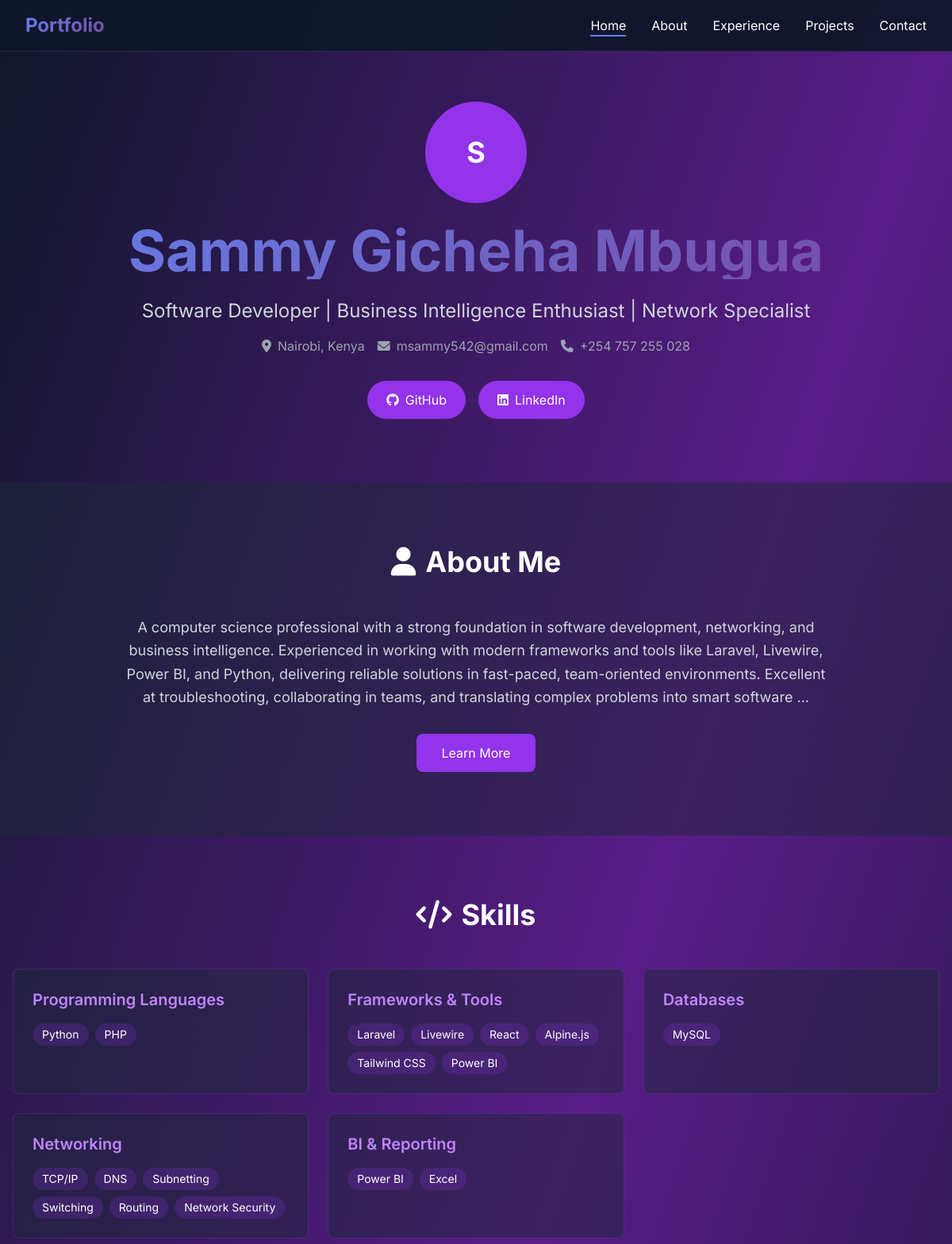
The app's page / (upper part), older data.
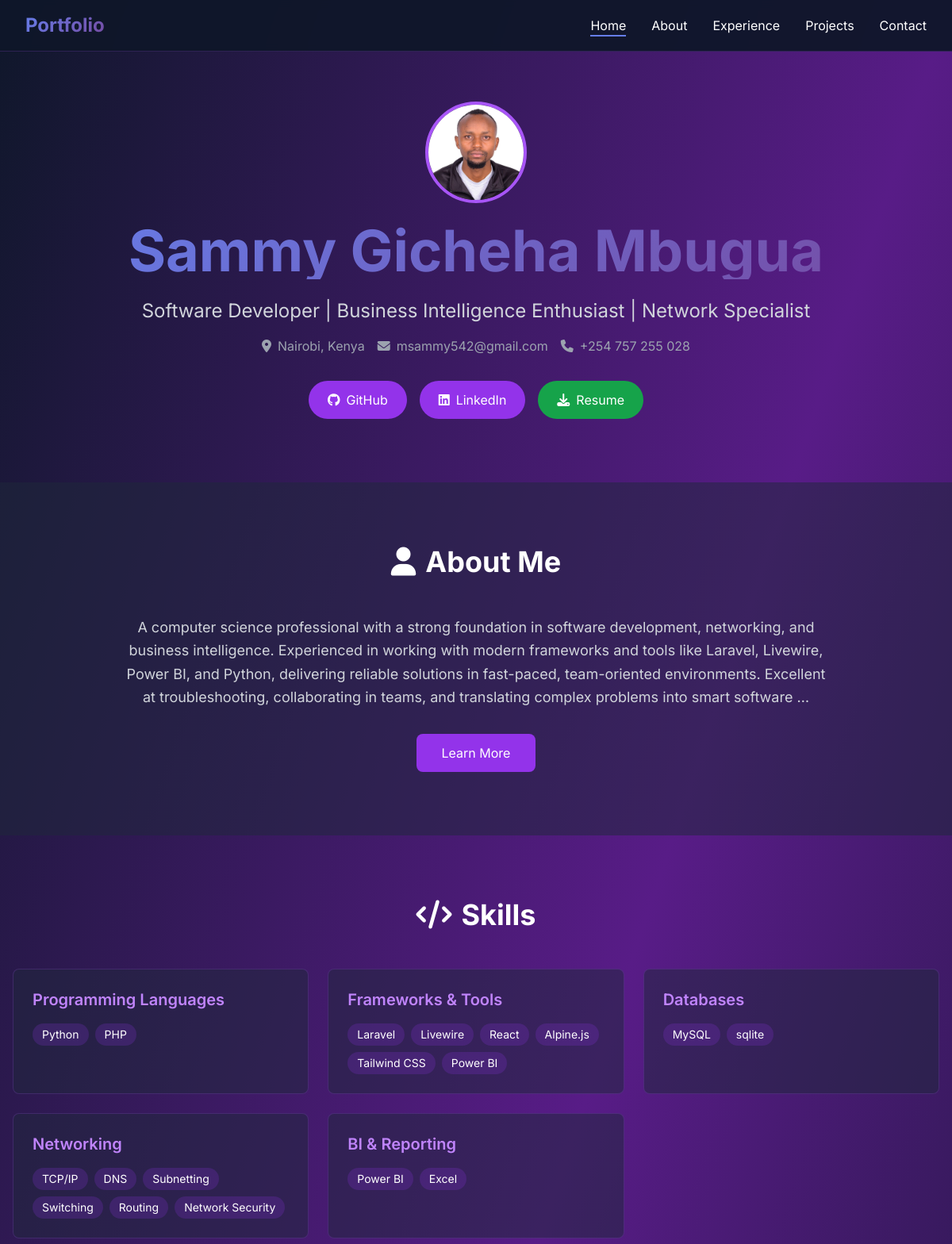
The same page, newer data.
### portfolio/models.py (models this page shows, shortened)
class Profile(models.Model):
    name = models.CharField(max_length=100)
    title = models.CharField(max_length=200)
    email = models.EmailField()
    phone = models.CharField(max_length=20)
    location = models.CharField(max_length=100)
    github_url = models.URLField(blank=True, null=True)
    linkedin_url = models.URLField(blank=True, null=True)
    about = models.TextField()
    profile_image = models.ImageField(upload_to='profile/', blank=True, null=True)
    resume = models.FileField(upload_to='resumes/', blank=True, null=True)
    created_at = models.DateTimeField(auto_now_add=True)
    updated_at = models.DateTimeField(auto_now=True)
    class Meta:
        verbose_name = 'Profile'
        verbose_name_plural = 'Profiles'

class SkillCategory(models.Model):
    name = models.CharField(max_length=100)
    order = models.IntegerField(default=0)
    class Meta:
        ordering = ['order']
        verbose_name = 'Skill Category'
        verbose_name_plural = 'Skill Categories'

class Skill(models.Model):
    name = models.CharField(max_length=100)
    category = models.ForeignKey(
        SkillCategory,
        on_delete=models.CASCADE,
        related_name='skills'
    )
    proficiency = models.IntegerField(
        default=50,
        validators=[MinValueValidator(0), MaxValueValidator(100)]
    )
    order = models.IntegerField(default=0)
    class Meta:
        ordering = ['category__order', 'order', 'name']
        verbose_name = 'Skill'
        verbose_name_plural = 'Skills'

### portfolio/views.py (the view)
# urls.py: path('', views.home, name='home'),
def home(request):
    try:
        profile = Profile.objects.first()
    except Profile.DoesNotExist:
        profile = None
    education = Education.objects.all()[:3]
    experiences = Experience.objects.all()[:4]
    skill_categories = SkillCategory.objects.prefetch_related('skills').all()
    featured_projects = Project.objects.filter(featured=True)[:6]
    social_links = SocialLink.objects.all()
    context = {
        'profile': profile,
        'education': education,
        'experiences': experiences,
        'skill_categories': skill_categories,
        'projects': featured_projects,
        'social_links': social_links,
    }
    return render(request, 'portfolio/home.html', context)

### portfolio/models.py (called while the page is built)
    @property
    def duration(self):
        end = 'Present' if self.currently_working else self.end_date.strftime('%b %Y')
        return f"{self.start_date.strftime('%b %Y')} - {end}"

### portfolio/templates/portfolio/home.html (shortened to what this page needs)
{% extends 'portfolio/base.html' %}
{% block content %}
<section class="pt-32 pb-20 px-4">
    <div class="max-w-7xl mx-auto">
        <div class="text-center">
            {% if profile.profile_image %}
            <img src="{{ profile.profile_image.url }}" alt="{{ profile.name }}" class="w-32 h-32 rounded-full mx-auto mb-6 border-4 border-purple-500">
            {% else %}
            <div class="w-32 h-32 rounded-full mx-auto mb-6 bg-purple-600 flex items-center justify-center text-4xl font-bold">
                {{ profile.name|slice:":1" }}
            </div>
            {% endif %}
            <h1 class="text-5xl md:text-7xl font-bold mb-6 gradient-text">
                {{ profile.name }}
            </h1>
            <p class="text-xl md:text-2xl text-gray-300 mb-4">
                {{ profile.title }}
            </p>
            <div class="flex flex-wrap justify-center gap-4 text-gray-400 mb-8">
                <div class="flex items-center gap-2">
                    <i class="fas fa-map-marker-alt"></i>
                    <span>{{ profile.location }}</span>
                </div>
                <div class="flex items-center gap-2">
                    <i class="fas fa-envelope"></i>
                    <span>{{ profile.email }}</span>
                </div>
                <div class="flex items-center gap-2">
                    <i class="fas fa-phone"></i>
                    <span>{{ profile.phone }}</span>
                </div>
            </div>
            <div class="flex justify-center gap-4">
                {% if profile.github_url %}
                <a href="{{ profile.github_url }}" target="_blank" class="bg-purple-600 hover:bg-purple-700 px-6 py-3 rounded-full transition-colors flex items-center gap-2">
                    <i class="fab fa-github"></i> GitHub
                </a>
                {% endif %}
                {% if profile.linkedin_url %}
                <a href="{{ profile.linkedin_url }}" target="_blank" class="bg-purple-600 hover:bg-purple-700 px-6 py-3 rounded-full transition-colors flex items-center gap-2">
                    <i class="fab fa-linkedin"></i> LinkedIn
                </a>
                {% endif %}
                {% if profile.resume %}
                <a href="{% url 'portfolio:download_resume' %}" class="bg-green-600 hover:bg-green-700 px-6 py-3 rounded-full transition-colors flex items-center gap-2">
                    <i class="fas fa-download"></i> Resume
                </a>
                {% endif %}
            </div>
        </div>
    </div>
</section>
<section class="py-20 px-4 bg-slate-800/50">
    <div class="max-w-7xl mx-auto">
        <h2 class="text-4xl font-bold mb-12 text-center">
            <i class="fas fa-user mr-3"></i>About Me
        </h2>
        <p class="text-lg text-gray-300 max-w-4xl mx-auto text-center leading-relaxed mb-8">
            {{ profile.about|truncatewords:50 }}
        </p>
        <div class="text-center">
            <a href="{% url 'portfolio:about' %}" class="inline-block bg-purple-600 hover:bg-purple-700 px-8 py-3 rounded-lg transition-colors">
                Learn More
            </a>
        </div>
    </div>
</section>
<section class="py-20 px-4">
    <div class="max-w-7xl mx-auto">
        <h2 class="text-4xl font-bold mb-12 text-center">
            <i class="fas fa-code mr-3"></i>Skills
        </h2>
        <div class="grid md:grid-cols-2 lg:grid-cols-3 gap-6">
            {% for category in skill_categories %}
            <div class="bg-slate-800/50 p-6 rounded-lg border border-purple-500/20 hover:border-purple-500/50 transition-colors card-hover">
                <h3 class="text-xl font-semibold mb-4 text-purple-400">{{ category.name }}</h3>
                <div class="flex flex-wrap gap-2">
                    {% for skill in category.skills.all %}
                    <span class="bg-purple-600/20 px-3 py-1 rounded-full text-sm">
                        {{ skill.name }}
                    </span>
                    {% endfor %}
                </div>
            </div>
            {% endfor %}
        </div>
    </div>
</section>
{% endblock %}

Row changes from the older to the newer data that the page shows:
changed Profile "Sammy Gicheha Mbugua": profile_image: picture added; profile_image empty → "profile/mine.jpg" (drawn); name "S" → (not shown)
added Skill: name "sqlite", shown under SkillCategory "Databases"
Text that changed along with them:
text now shown: "Resume"
